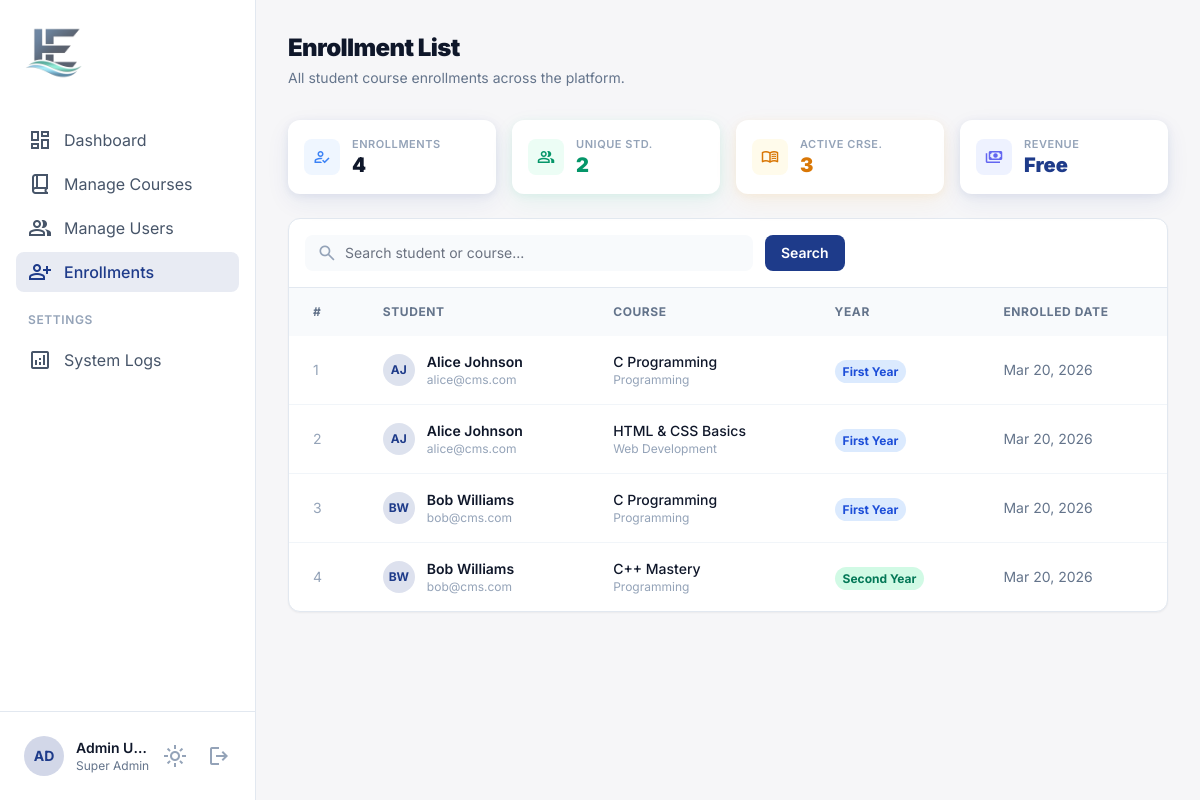
Page /admin/enrollments.php (signed in) on the committed database.
### tables this page shows
CREATE TABLE IF NOT EXISTS enrollments (
    id INT AUTO_INCREMENT PRIMARY KEY,
    student_id INT NOT NULL,
    course_id INT NOT NULL,
    enrolled_at DATETIME DEFAULT CURRENT_TIMESTAMP,
    UNIQUE KEY unique_enrollment (student_id, course_id),
    FOREIGN KEY (student_id) REFERENCES users(id) ON DELETE CASCADE,
    FOREIGN KEY (course_id) REFERENCES courses(id) ON DELETE CASCADE
);

CREATE TABLE IF NOT EXISTS users (
    id INT AUTO_INCREMENT PRIMARY KEY,
    name VARCHAR(150) NOT NULL,
    email VARCHAR(180) NOT NULL UNIQUE,
    password VARCHAR(255) NOT NULL,
    role ENUM('admin', 'instructor', 'student') NOT NULL DEFAULT 'student',
    status ENUM('active', 'inactive') NOT NULL DEFAULT 'active',
    created_at DATETIME DEFAULT CURRENT_TIMESTAMP
);

CREATE TABLE IF NOT EXISTS courses (
    id INT AUTO_INCREMENT PRIMARY KEY,
    title VARCHAR(200) NOT NULL,
    description TEXT,
    category VARCHAR(100) DEFAULT NULL,
    academic_year ENUM('First Year','Second Year','Third Year','Fourth Year') DEFAULT 'First Year',
    instructor_id INT DEFAULT NULL,
    status ENUM('active','draft') DEFAULT 'active',
    created_at DATETIME DEFAULT CURRENT_TIMESTAMP,
    FOREIGN KEY (instructor_id) REFERENCES users(id) ON DELETE SET NULL
);

### config/session.php (called while the page is built, shortened)
<?php
function sanitize($value) {
    return htmlspecialchars(strip_tags(trim($value)), ENT_QUOTES, 'UTF-8');
}

### admin/enrollments.php (the view, shortened to what this page needs)
<?php
require_once '../config/session.php';
$db = getDB();
$perPage = 50;
$page    = max(1,(int)($_GET['page'] ?? 1));
$offset  = ($page-1)*$perPage;
$search  = sanitize($_GET['search'] ?? '');
$where = $search ? 'WHERE u.name LIKE :s OR c.title LIKE :s2' : '';
$stmt = $db->prepare("SELECT e.id, e.enrolled_at, u.name AS student_name, u.email AS student_email, c.title AS course_title, c.academic_year, c.category
    FROM enrollments e
    JOIN users u ON e.student_id=u.id
    JOIN courses c ON e.course_id=c.id
    $where
    ORDER BY e.enrolled_at DESC
    LIMIT :limit OFFSET :offset");
$stmt->bindValue(':limit',$perPage,PDO::PARAM_INT);
$stmt->bindValue(':offset',$offset,PDO::PARAM_INT);
$stmt->execute();
$enrollments = $stmt->fetchAll();
$totalEnrollments = $db->query("SELECT COUNT(*) FROM enrollments")->fetchColumn();
$totalStudents    = $db->query("SELECT COUNT(DISTINCT student_id) FROM enrollments")->fetchColumn();
$totalCoursesWith = $db->query("SELECT COUNT(DISTINCT course_id) FROM enrollments")->fetchColumn();
require_once '../includes/admin_sidebar.php';
?>
<div class="p-8">
  <div class="mb-8">
    <h2 class="text-2xl font-black text-slate-900 dark:text-white tracking-tight">Enrollment List</h2>
    <p class="text-slate-500 dark:text-slate-400 text-sm mt-1">All student course enrollments across the platform.</p>
  </div>
  <div class="grid grid-cols-2 lg:grid-cols-4 gap-4 mb-6">
    <div class="bg-white dark:bg-slate-900 rounded-xl p-4 flex items-center gap-3" style="box-shadow:0 2px 8px rgba(30,59,138,0.08),0 8px 24px rgba(30,59,138,0.07)">
      <div class="size-9 rounded-lg bg-blue-50 dark:bg-blue-900/30 flex items-center justify-center flex-shrink-0">
        <span class="material-symbols-outlined text-blue-500 text-[18px]">how_to_reg</span>
      </div>
      <div class="min-w-0">
        <p class="text-[11px] font-semibold text-slate-400 uppercase tracking-wider truncate">Enrollments</p>
        <p class="text-xl font-black text-slate-900 dark:text-white leading-tight"><?= number_format($totalEnrollments) ?></p>
      </div>
    </div>
    <div class="bg-white dark:bg-slate-900 rounded-xl p-4 flex items-center gap-3" style="box-shadow:0 2px 8px rgba(16,185,129,0.08),0 8px 24px rgba(16,185,129,0.07)">
      <div class="size-9 rounded-lg bg-emerald-50 dark:bg-emerald-900/30 flex items-center justify-center flex-shrink-0">
        <span class="material-symbols-outlined text-emerald-600 text-[18px]">group</span>
      </div>
      <div class="min-w-0">
        <p class="text-[11px] font-semibold text-slate-400 uppercase tracking-wider truncate">Unique Std.</p>
        <p class="text-xl font-black text-emerald-600 leading-tight"><?= number_format($totalStudents) ?></p>
      </div>
    </div>
    <div class="bg-white dark:bg-slate-900 rounded-xl p-4 flex items-center gap-3" style="box-shadow:0 2px 8px rgba(245,158,11,0.08),0 8px 24px rgba(245,158,11,0.07)">
      <div class="size-9 rounded-lg bg-amber-50 dark:bg-amber-900/30 flex items-center justify-center flex-shrink-0">
        <span class="material-symbols-outlined text-amber-600 text-[18px]">menu_book</span>
      </div>
      <div class="min-w-0">
        <p class="text-[11px] font-semibold text-slate-400 uppercase tracking-wider truncate">Active Crse.</p>
        <p class="text-xl font-black text-amber-600 leading-tight"><?= number_format($totalCoursesWith) ?></p>
      </div>
    </div>
    <div class="bg-white dark:bg-slate-900 rounded-xl p-4 flex items-center gap-3" style="box-shadow:0 2px 8px rgba(30,59,138,0.08),0 8px 24px rgba(30,59,138,0.07)">
      <div class="size-9 rounded-lg bg-indigo-50 dark:bg-indigo-900/30 flex items-center justify-center flex-shrink-0">
        <span class="material-symbols-outlined text-indigo-500 text-[18px]">payments</span>
      </div>
      <div class="min-w-0">
        <p class="text-[11px] font-semibold text-slate-400 uppercase tracking-wider truncate">Revenue</p>
        <p class="text-xl font-black text-primary leading-tight">Free</p>
      </div>
    </div>
  </div>
  <div class="bg-white dark:bg-slate-900 rounded-xl border border-slate-200 dark:border-slate-800 shadow-sm overflow-hidden">
    <div class="p-4 border-b border-slate-200 dark:border-slate-800">
      <form method="GET" class="flex gap-3">
        <div class="relative flex-1 max-w-md">
          <span class="material-symbols-outlined absolute left-3 top-1/2 -translate-y-1/2 text-slate-400 text-xl">search</span>
          <input name="search" value="<?= htmlspecialchars($search) ?>" class="w-full pl-10 pr-3 py-2 bg-slate-50 dark:bg-slate-800 border-none rounded-lg text-sm focus:ring-2 focus:ring-primary" placeholder="Search student or course..." type="text"/>
        </div>
        <button type="submit" class="px-4 py-2 bg-primary text-white rounded-lg text-sm font-semibold hover:bg-primary/90">Search</button>
      </form>
    </div>
    <div class="overflow-x-auto">
      <table class="w-full text-left">
        <thead class="bg-slate-50 dark:bg-slate-800/50">
          <tr>
            <th class="px-6 py-4 text-xs font-bold text-slate-500 uppercase tracking-wider">#</th>
            <th class="px-6 py-4 text-xs font-bold text-slate-500 uppercase tracking-wider">Student</th>
            <th class="px-6 py-4 text-xs font-bold text-slate-500 uppercase tracking-wider">Course</th>
            <th class="px-6 py-4 text-xs font-bold text-slate-500 uppercase tracking-wider">Year</th>
            <th class="px-6 py-4 text-xs font-bold text-slate-500 uppercase tracking-wider">Enrolled Date</th>
          </tr>
        </thead>
        <tbody class="divide-y divide-slate-100 dark:divide-slate-800">
          <?php if (empty($enrollments)): ?>
          <tr><td colspan="5" class="px-6 py-10 text-center text-slate-400">No enrollments found.</td></tr>
          <?php else: ?>
          <?php foreach ($enrollments as $i => $e):
            $initials = strtoupper(implode('', array_map(fn($w)=>$w[0], explode(' ', $e['student_name']))));
            $yearColors = ['First Year'=>'bg-blue-100 text-blue-700','Second Year'=>'bg-emerald-100 text-emerald-700','Third Year'=>'bg-purple-100 text-purple-700','Fourth Year'=>'bg-orange-100 text-orange-700'];
            $yearCls = $yearColors[$e['academic_year']] ?? 'bg-slate-100 text-slate-600';
          ?>
          <tr class="hover:bg-slate-50 dark:hover:bg-slate-800/30 transition-colors">
            <td class="px-6 py-4 text-sm text-slate-400"><?= $offset+$i+1 ?></td>
            <td class="px-6 py-4">
              <div class="flex items-center gap-3">
                <div class="w-8 h-8 rounded-full bg-primary/15 flex items-center justify-center text-primary text-xs font-bold"><?= htmlspecialchars(substr($initials,0,2)) ?></div>
                <div>
                  <p class="text-sm font-semibold"><?= htmlspecialchars($e['student_name']) ?></p>
                  <p class="text-xs text-slate-400"><?= htmlspecialchars($e['student_email']) ?></p>
                </div>
              </div>
            </td>
            <td class="px-6 py-4">
              <p class="text-sm font-medium"><?= htmlspecialchars($e['course_title']) ?></p>
              <?php if($e['category']): ?><p class="text-xs text-slate-400"><?= htmlspecialchars($e['category']) ?></p><?php endif; ?>
            </td>
            <td class="px-6 py-4">
              <span class="px-2 py-1 text-xs font-bold rounded-full <?= $yearCls ?>"><?= htmlspecialchars($e['academic_year']) ?></span>
            </td>
            <td class="px-6 py-4 text-sm text-slate-500"><?= date('M d, Y', strtotime($e['enrolled_at'])) ?></td>
          </tr>
          <?php endforeach; ?>
          <?php endif; ?>
        </tbody>
      </table>
    </div>
  </div>
</div>
<?php require_once '../includes/admin_footer.php'; ?>

### includes/admin_sidebar.php (style rules this page uses)
body { font-family:'Inter',sans-serif; }
.material-symbols-outlined { font-variation-settings:'FILL' 0,'wght' 400,'GRAD' 0,'opsz' 24; }

### rows in the picture
enrollments: i "1", student.name "AJ", student.name "Alice Johnson", student.email "alice@cms.com", course.title "C Programming", course.category "Programming", course.academic_year "First Year", enrolled_at "Mar 20, 2026"
enrollments: i "2", student.name "AJ", student.name "Alice Johnson", student.email "alice@cms.com", course.title "HTML & CSS Basics", course.category "Web Development", course.academic_year "First Year", enrolled_at "Mar 20, 2026"
enrollments: i "3", student.name "BW", student.name "Bob Williams", student.email "bob@cms.com", course.title "C Programming", course.category "Programming", course.academic_year "First Year", enrolled_at "Mar 20, 2026"
enrollments: i "4", student.name "BW", student.name "Bob Williams", student.email "bob@cms.com", course.title "C++ Mastery", course.category "Programming", course.academic_year "Second Year", enrolled_at "Mar 20, 2026"

### other values in the picture
$item['label'] "Dashboard"
$item['label'] "Manage Courses"
$item['label'] "Manage Users"
$item['label'] "Enrollments"
$item['label'] "System Logs"
substr($_SESSION['user_name'] ?? 'A', 0, 2) "AD"
$_SESSION['user_name'] "Admin U…"
$totalEnrollments "4"
$totalStudents "2"
$totalCoursesWith "3"
